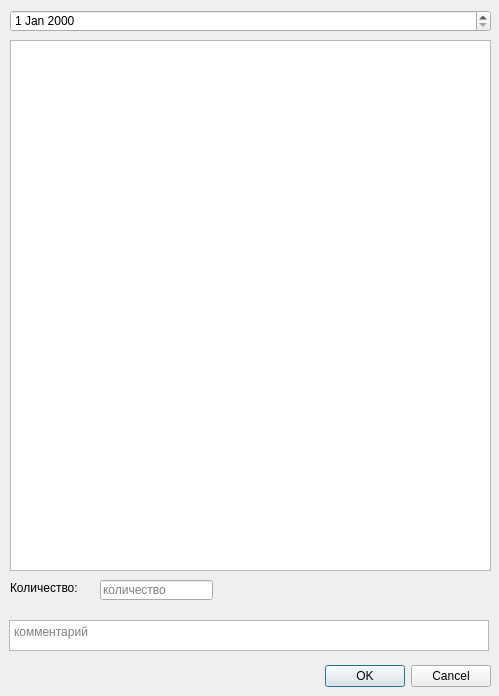
<?xml version="1.0" encoding="UTF-8"?>
<ui version="4.0">
 <class>OneFoodIntakeDialog</class>
 <widget class="QDialog" name="OneFoodIntakeDialog">
  <property name="geometry">
   <rect>
    <x>0</x>
    <y>0</y>
    <width>499</width>
    <height>696</height>
   </rect>
  </property>
  <property name="windowTitle">
   <string>Dialog</string>
  </property>
  <widget class="QDialogButtonBox" name="buttonBox">
   <property name="geometry">
    <rect>
     <x>150</x>
     <y>660</y>
     <width>341</width>
     <height>32</height>
    </rect>
   </property>
   <property name="orientation">
    <enum>Qt::Horizontal</enum>
   </property>
   <property name="standardButtons">
    <set>QDialogButtonBox::Cancel|QDialogButtonBox::Ok</set>
   </property>
  </widget>
  <widget class="QDateEdit" name="dateExecution">
   <property name="geometry">
    <rect>
     <x>10</x>
     <y>10</y>
     <width>481</width>
     <height>22</height>
    </rect>
   </property>
  </widget>
  <widget class="QListWidget" name="listFoods">
   <property name="geometry">
    <rect>
     <x>10</x>
     <y>40</y>
     <width>481</width>
     <height>531</height>
    </rect>
   </property>
  </widget>
  <widget class="QPlainTextEdit" name="textComment">
   <property name="geometry">
    <rect>
     <x>9</x>
     <y>620</y>
     <width>480</width>
     <height>31</height>
    </rect>
   </property>
   <property name="placeholderText">
    <string>комментарий</string>
   </property>
  </widget>
  <widget class="QLabel" name="label">
   <property name="geometry">
    <rect>
     <x>10</x>
     <y>580</y>
     <width>121</width>
     <height>16</height>
    </rect>
   </property>
   <property name="text">
    <string>Количество:</string>
   </property>
   <property name="textFormat">
    <enum>Qt::PlainText</enum>
   </property>
  </widget>
  <widget class="QLineEdit" name="textAmount">
   <property name="geometry">
    <rect>
     <x>100</x>
     <y>580</y>
     <width>113</width>
     <height>20</height>
    </rect>
   </property>
   <property name="placeholderText">
    <string>количество</string>
   </property>
  </widget>
 </widget>
 <resources/>
 <connections>
  <connection>
   <sender>buttonBox</sender>
   <signal>accepted()</signal>
   <receiver>OneFoodIntakeDialog</receiver>
   <slot>accept()</slot>
   <hints>
    <hint type="sourcelabel">
     <x>248</x>
     <y>254</y>
    </hint>
    <hint type="destinationlabel">
     <x>157</x>
     <y>274</y>
    </hint>
   </hints>
  </connection>
  <connection>
   <sender>buttonBox</sender>
   <signal>rejected()</signal>
   <receiver>OneFoodIntakeDialog</receiver>
   <slot>reject()</slot>
   <hints>
    <hint type="sourcelabel">
     <x>316</x>
     <y>260</y>
    </hint>
    <hint type="destinationlabel">
     <x>286</x>
     <y>274</y>
    </hint>
   </hints>
  </connection>
  <connection>
   <sender>listFoods</sender>
   <signal>currentItemChanged(QListWidgetItem*,QListWidgetItem*)</signal>
   <receiver>OneFoodIntakeDialog</receiver>
   <slot>selectFood(QListWidgetItem*)</slot>
   <hints>
    <hint type="sourcelabel">
     <x>250</x>
     <y>305</y>
    </hint>
    <hint type="destinationlabel">
     <x>249</x>
     <y>347</y>
    </hint>
   </hints>
  </connection>
 </connections>
 <slots>
  <slot>selectFood(QListWidgetItem*)</slot>
 </slots>
</ui>
